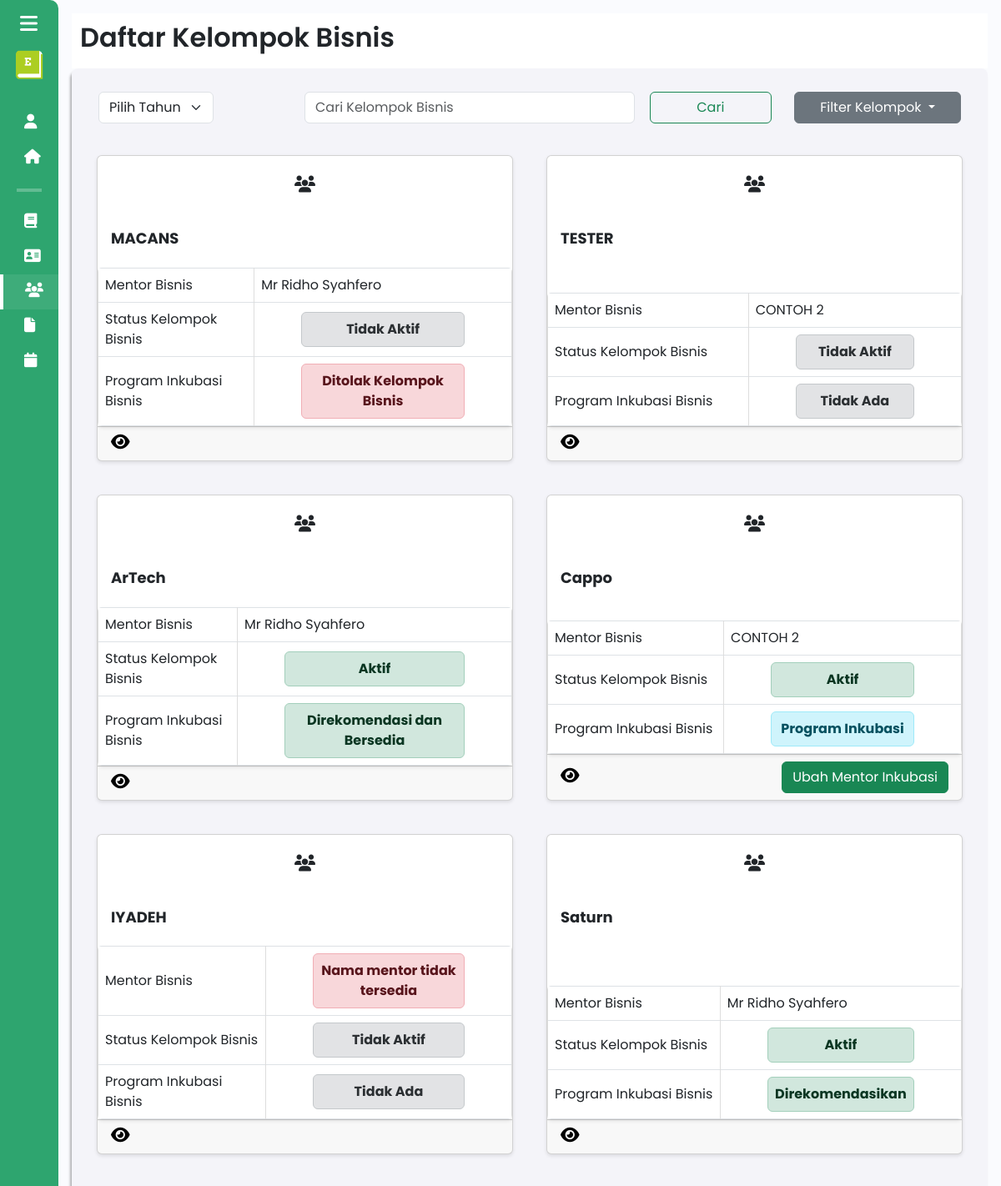
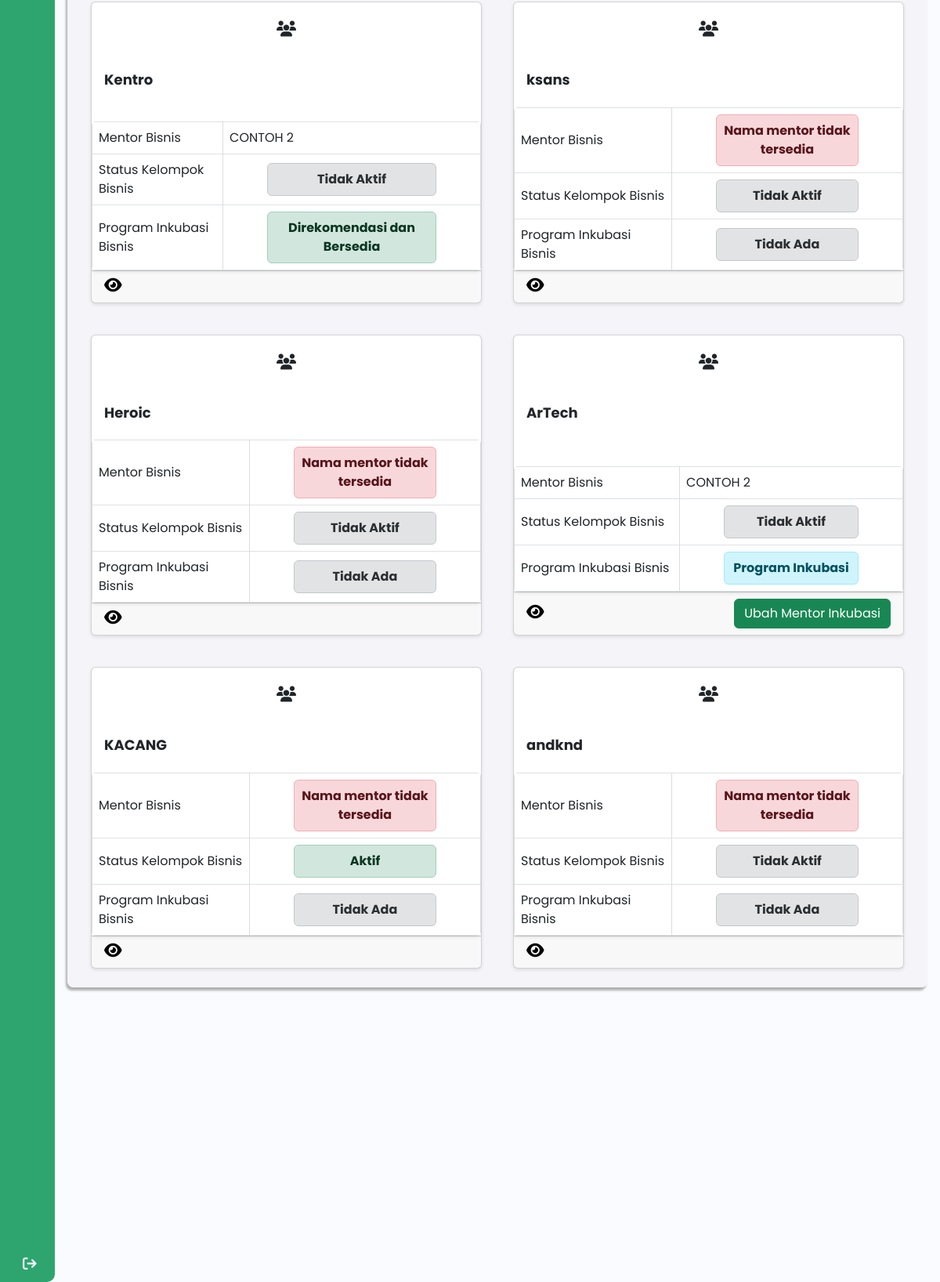
The page /admin/daftar_kelompok_bisnis (signed in) on the database its author committed (2 pictures, top to bottom).
### tables this page shows
CREATE TABLE `kelompok_bisnis_backup` (
  `id_kelompok` int(11) NOT NULL,
  `npm_ketua` varchar(20) DEFAULT NULL,
  `nama_kelompok` varchar(50) DEFAULT NULL,
  `nama_bisnis` varchar(50) DEFAULT NULL,
  `logo_bisnis` varchar(255) DEFAULT NULL,
  `tahun_akademik_id` int(11) DEFAULT NULL,
  `kategori_bisnis` varchar(255) DEFAULT NULL,
  `sdg` varchar(255) DEFAULT NULL,
  `ide_bisnis` varchar(255) DEFAULT NULL,
  `id_mentor` int(11) DEFAULT NULL,
  `status_inkubasi` enum('direkomendasikan','disetujui','ditolak','masuk','tidak masuk') DEFAULT NULL,
  `status_kelompok_bisnis` enum('aktif','tidak aktif') DEFAULT 'aktif'
);

CREATE TABLE `mentor` (
  `id` int(11) NOT NULL,
  `user_id` int(11) NOT NULL,
  `nama` varchar(100) NOT NULL,
  `nidn` varchar(15) NOT NULL,
  `email` varchar(100) DEFAULT NULL,
  `contact` varchar(15) DEFAULT NULL,
  `keahlian` varchar(100) DEFAULT NULL,
  `fakultas` varchar(100) DEFAULT NULL,
  `prodi` varchar(100) DEFAULT NULL,
  `foto_profile` varchar(255) DEFAULT NULL
);

### components/pages/admin/daftar_kelompok_bisnis_admin.php (the view, shortened to what this page needs)
<?php
include $_SERVER['DOCUMENT_ROOT'] . '/Entree/config/db_connection.php';
$search = isset($_GET['search']) ? $_GET['search'] : '';
$status_inkubasi = isset($_GET['status_inkubasi']) ? $_GET['status_inkubasi'] : 'semua';
$tahun_akademik_id = null;
$sql = "SELECT * FROM kelompok_bisnis_backup WHERE nama_kelompok LIKE ?";
$stmt = $conn->prepare($sql);
$search_param = "%" . $search . "%";
if ($status_inkubasi != 'semua' && $tahun_akademik_id) {
    $stmt->bind_param('sss', $search_param, $status_inkubasi, $tahun_akademik_id);
} elseif ($status_inkubasi != 'semua') {
    $stmt->bind_param('ss', $search_param, $status_inkubasi);
} elseif ($tahun_akademik_id) {
    $stmt->bind_param('ss', $search_param, $tahun_akademik_id);
} else {
    $stmt->bind_param('s', $search_param);
}
$stmt->execute();
$result = $stmt->get_result();
?>
<!DOCTYPE html>
<html lang="en">
<head>
    <link href="https://cdn.lineicons.com/4.0/lineicons.css" rel="stylesheet" />
    <link href="https://cdn.jsdelivr.net/npm/bootstrap@5.3.0-alpha3/dist/css/bootstrap.min.css" rel="stylesheet"
>
    <link rel="stylesheet" href="/Entree/assets/css/daftar_kelompok.css">
</head>
<body>
    <div class="wrapper">
        <?php
        include 'sidebar_admin.php';
        ?>
        <div class="main p-3">
            <div class="main_header">
                <?php
                    include 'header_admin.php';
                ?>
            </div>
            <div class="main_wrapper">
                <div class="nav_main_wrapper">
                    <nav class="navbar navbar-expand-lg">
                        <div class="container-fluid">
                        <form method="get" action="daftar_kelompok_bisnis" id="formTahunAkademik">
                            <select name="tahun_akademik" class="form-select filter-tahun" required id="tahunAkademikDropdown">
                                <option value="" disabled selected>Pilih Tahun Akademik</option>
                            </select>
                        </form>
                            <form action="" method="get">
                                    <div class="input-group">
                                        <div class="d-flex" role="search">
                                        <input type="text" class="form-control me-2" placeholder="Cari Kelompok Bisnis" name="search" aria-label="Search" value="<?= htmlspecialchars($search); ?>">
                                        <button class="btn btn-outline-success" type="submit">Cari</button>
                                    </div>
                                </div>
                            </form>
                            <form method="GET" action="daftar_kelompok_bisnis" id="formStatus">
                                <div class="dropdown">
                                    <button class="btn btn-secondary dropdown-toggle text-white" type="button"
                                            id="dropdownMenuButton" data-bs-toggle="dropdown" aria-expanded="false">
                                        <span id="selectedStatus">Filter Kelompok</span>
                                    </button>
                                </div>
                            </form>
                        </div>
                    </nav>
                </div>
                <?php
                if ($result->num_rows > 0) {
                    while ($row = $result->fetch_assoc()) {
                        $id_kelompok = $row['id_kelompok'];
                        $id_mentor = $row['id_mentor'];
                        $mentorQuery = "
                            SELECT m.nama AS nama_mentor
                            FROM mentor m
                            WHERE m.id = '$id_mentor' LIMIT 1";
                        $mentorResult = mysqli_query($conn, $mentorQuery);
                        $mentor = mysqli_fetch_assoc($mentorResult);
                        $namaMentor = $mentor['nama_mentor'] ?? 'Nama mentor tidak tersedia';
                        $query = "SELECT status_inkubasi, status_kelompok_bisnis FROM kelompok_bisnis_backup WHERE id_kelompok = '$id_kelompok' LIMIT 1";
                        $resultStatus = mysqli_query($conn, $query);
                        $statusRow = mysqli_fetch_assoc($resultStatus);
                        $status_inkubasi = $statusRow['status_inkubasi'] ?? 'Tidak Ada';
                        $status_kelompok_bisnis = $statusRow['status_kelompok_bisnis'] ?? 'Tidak Ada';
                        echo '
                            <div class="card" style="width: 45%; margin: 10px;">
                                <div class="card-icon text-center py-4">
                                    <i class="fa-solid fa-users"></i>
                                </div>
                                <div class="card-body m-0">
                                    <h5 class="card-title">' . htmlspecialchars($row['nama_kelompok']) . '</h5>
                                </div>
                                <table class="table table-bordered m-0 styled-table">
                                    <tbody>
                                        <tr>
                                            <td>Mentor Bisnis</td>';
                                            if ($namaMentor == "Nama mentor tidak tersedia") {
                                                echo '<td style="max-width:300px"><div class="alert alert-danger fw-bold text-center m-0 mx-5 p-2" role="alert">Nama mentor tidak tersedia</div></td>';
                                            } else {
                                                echo '<td style="max-width:300px" >' . $namaMentor . '</td>';
                                            }
                                    echo '</tr>
                                        <tr>
                                            <td>Status Kelompok Bisnis</td>
                                            <td>';
                                            if ($status_kelompok_bisnis == 'aktif') {
                                                echo '<p class="alert alert-success fw-bold text-center m-0 mx-5 p-2" role="alert">Aktif</p>';
                                            } else {
                                                echo '<p class="alert alert-secondary fw-bold text-center m-0 mx-5 p-2" role="alert">Tidak Aktif</p>';
                                            }
                                            echo '
                                        </td>
                                    </tr>
                                    <tr>
                                        <td>Program Inkubasi Bisnis</td>
                                        <td>';
                                            if ($status_inkubasi == 'direkomendasikan') {
                                                echo '
                                                <p
                                                    class="alert alert-success fw-bold text-center m-0 mx-5 p-2"
                                                    role="alert"
                                                    data-bs-toggle="popover"
                                                    title="Status Direkomendasikan"
                                                    data-bs-content="Kelompok Bisnis ini direkomendasikan oleh Mentor bisnis nya untuk masuk ke dalam Program Inkubasi."
                                                    style="cursor: pointer;">
                                                        Direkomendasikan
                                                </p>';
                                            } elseif ($status_inkubasi == 'disetujui') {
                                                echo '
                                                <p
                                                    class="alert alert-success fw-bold text-center m-0 mx-5 p-2"
                                                    role="alert"
                                                    data-bs-toggle="popover"
                                                    title="Status Direkomendasi dan Bersedia"
                                                    data-bs-content="Kelompok bisnis ini Direkomendasi oleh Mentor Bisnisnya dan Bersedia untuk masuk ke Program Inkubasi, Perlu Persetujuan Admin PIKK untuk Kelompok Bisnis ini masuk ke dalam Program Inkubasi. "
                                                    style="cursor: pointer;">
                                                        Direkomendasi dan Bersedia
                                                </p>';
                                            } elseif ($status_inkubasi == 'ditolak') {
                                                echo '
                                                <p
                                                    class="alert alert-danger fw-bold text-center m-0 mx-5 p-2"
                                                    role="alert"
                                                    data-bs-toggle="popover"
                                                    title="Status Ditolak Kelompok Bisnis"
                                                    data-bs-content="Kelompok Bisnis ini Menolak untuk Masuk ke dalam Program Inkubasi."
                                                    style="cursor: pointer;">
                                                        Ditolak Kelompok Bisnis
                                                </p>';
                                            } elseif ($status_inkubasi == 'masuk') {
                                                echo '
                                                <p
                                                    class="alert alert-info fw-bold text-center m-0 mx-5 p-2"
                                                    role="alert"
                                                    data-bs-toggle="popover"
                                                    title="Status Program Inkubasi"
                                                    data-bs-content="Kelompok Bisnis ini Terdaftar dalam Program Inkubasi."
                                                    style="cursor: pointer;">
                                                        Program Inkubasi
                                                </p>';
                                            } else {
                                                echo '
                                                <p
                                                    class="alert alert-secondary fw-bold text-center m-0 mx-5 p-2"
                                                    role="alert"
                                                    data-bs-toggle="popover"
                                                    title="Status Tidak Ada"
                                                    data-bs-content="Status Program Kelompok Bisnis ini belum ditentukan."
                                                    style="cursor: pointer;">
                                                        Tidak Ada
                                                </p>';
                                            }
                                        echo '</td>
                                    </tr>
                                    </tbody>
                                </table>
                                <div class="card-footer">';
                                echo '
                                <a href="detail_kelompok?id_kelompok=' . $id_kelompok . '">
                                    <i class="fa-solid fa-eye detail-icon" data-bs-toggle="tooltip" data-bs-custom-class="custom-tooltip" data-bs-title="Lihat Kelompok Bisnis"></i>
                                </a>';
                                if ($status_inkubasi == 'masuk') {
                                    echo '
                                        <button class="btn btn-success" data-bs-toggle="modal" data-bs-target="#mentorModal' . $id_kelompok . '">Ubah Mentor Inkubasi</button>';
                                }
                                echo '</div>
                            </div>';
                    }
                }
                ?>
            </div>
        </div>
    </div>
</body>
</html>

### assets/css/daftar_kelompok.css (style rules this page uses)
body { margin: 0; font-family: "Poppins", sans-serif; background-color: #f4f4f9; }
.main { padding: 20px; }
.main_wrapper { display: flex; flex-wrap: wrap; justify-content: space-between; gap: 20px; padding: 30px; background-color: #f4f4f9; border-radius: 8px; box-shadow: 0 4px 6px rgba(0, 0, 0, 0.1); }
.nav_main_wrapper { display: block; width: 100%; }
.card { flex: 1 1 calc(45% - 20px); box-sizing: border-box; transition: transform 0.2s, color 0.2s; height: 320px; max-width: 49%; margin: 10px; min-width: 280px; background-color: #fff; border-radius: 8px; overflow: hidden; box-shadow: 0 2px 4px rgba(0, 0, 0, 0.1); }
.card h5 { font-weight: bold; font-size: 18px; }
.card-footer { display: flex; justify-content: flex-end; }
.card-footer a { font-size: 16px; color: black; text-decoration: none; }
.card-icon i, .card-footer .detail-icon { font-size: 20px; cursor: pointer; transition: transform 0.2s, color 0.2s; }
.styled-table { width: 100%; margin: 20px 0; border-collapse: collapse; background-color: #fff; border-radius: 5px; overflow: hidden; box-shadow: 0 2px 4px rgba(0, 0, 0, 0.1); }
.styled-table td { padding: 10px 15px; border: 1px solid #ddd; background-color: #fefefe; vertical-align: middle; }
.filter-tahun { width: 60% !important; margin-right: 10px; }
.nav_main_wrapper .btn { width: 200px; text-align: center; margin-left: 10px; }
.card-footer { display: flex; align-items: center; justify-content: space-between; }

### assets/css/sidebar.css (style rules this page uses)
a { text-decoration: none; }
body { font-family: "Poppins", sans-serif; }
.wrapper { display: flex; }
.main { min-height: 100vh; width: 100%; overflow: hidden; transition: all 0.35s ease-in-out; background-color: #fafbfe; }
.main_wrapper { width: 100%; height: 85vh; background-color: #f4f4f9; box-shadow: -2px 4px 3px rgba(0, 0, 0, 0.3); margin: 0; padding: 20px; overflow-y: auto; border-radius: 8px; }

### assets/css/header.css (style rules this page uses)
a { text-decoration: none; }
body { font-family: "Poppins", sans-serif; }
.main_header { display: flex; justify-content: space-between; align-items: center; padding: 5px; background-color: #fff; min-height: 50px; }

### components/pages/admin/daftar_kelompok_bisnis_admin.php (style rules this page uses)
.card-footer { display: flex; align-items: center; justify-content: space-between; }

### rows shown on the page
kelompok_bisnis_backup: nama_kelompok "MACANS", id_mentor.nama "Mr Ridho Syahfero", status_kelompok_bisnis "Tidak Aktif", status_inkubasi "Ditolak Kelompok Bisnis"
kelompok_bisnis_backup: nama_kelompok "TESTER", id_mentor.nama "CONTOH 2", status_kelompok_bisnis "Tidak Aktif", status_inkubasi "Tidak Ada"
kelompok_bisnis_backup: nama_kelompok "ArTech", id_mentor.nama "Mr Ridho Syahfero", status_kelompok_bisnis "Aktif", status_inkubasi "Direkomendasi dan Bersedia"
kelompok_bisnis_backup: nama_kelompok "Cappo", id_mentor.nama "CONTOH 2", status_kelompok_bisnis "Aktif", status_inkubasi "Program Inkubasi"
kelompok_bisnis_backup: nama_kelompok "IYADEH", shows "Nama mentor tidak tersedia", status_kelompok_bisnis "Tidak Aktif", shows "Tidak Ada"
kelompok_bisnis_backup: nama_kelompok "Saturn", id_mentor.nama "Mr Ridho Syahfero", status_kelompok_bisnis "Aktif", status_inkubasi "Direkomendasikan"
kelompok_bisnis_backup: nama_kelompok "Kentro", id_mentor.nama "CONTOH 2", status_kelompok_bisnis "Tidak Aktif", status_inkubasi "Direkomendasi dan Bersedia"
kelompok_bisnis_backup: nama_kelompok "ksans", shows "Nama mentor tidak tersedia", status_kelompok_bisnis "Tidak Aktif", shows "Tidak Ada"
kelompok_bisnis_backup: nama_kelompok "Heroic", shows "Nama mentor tidak tersedia", status_kelompok_bisnis "Tidak Aktif", shows "Tidak Ada"
kelompok_bisnis_backup: nama_kelompok "ArTech", id_mentor.nama "CONTOH 2", status_kelompok_bisnis "Tidak Aktif", status_inkubasi "Program Inkubasi"
kelompok_bisnis_backup: nama_kelompok "KACANG", shows "Nama mentor tidak tersedia", status_kelompok_bisnis "Aktif", shows "Tidak Ada"
kelompok_bisnis_backup: nama_kelompok "andknd", shows "Nama mentor tidak tersedia", status_kelompok_bisnis "Tidak Aktif", shows "Tidak Ada"

### other values the page prints
$pageTitle "Daftar Kelompok Bisnis"
